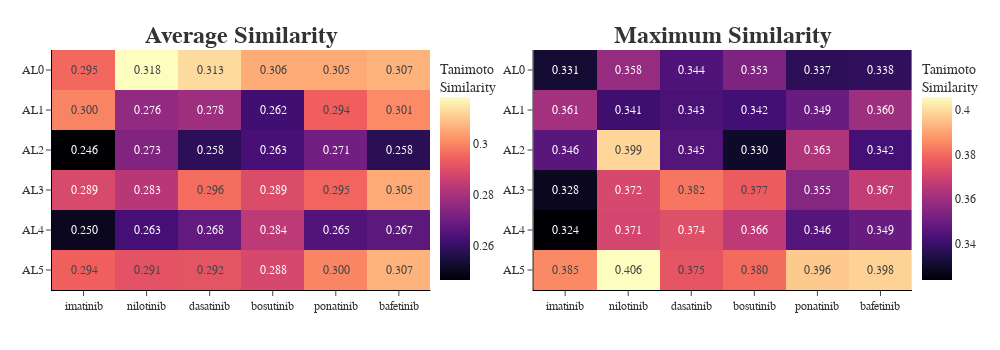

Here is the notebook cell this chart was saved with:
### Code cell


### Figure 1 — Plotly figure (JSON) as saved in the notebook; plotly's stock layout.template omitted (floating-point values rounded to 4 significant figures)
{"data": [{"colorbar": {"len": 1, "title": {"text": "Tanimoto<br>Similarity"}, "x": 0.44}, "colorscale": [[0, "#000004"], [0.1111, "#180f3d"], [0.2222, "#440f76"], [0.3333, "#721f81"], [0.4444, "#9e2f7f"], [0.5556, "#cd4071"], [0.6667, "#f1605d"], [0.7778, "#fd9668"], [0.8889, "#feca8d"], [1, "#fcfdbf"]], "showscale": true, "text": [[0.2941, 0.2912, 0.2915, 0.2883, 0.2999, 0.3067], [0.2499, 0.2625, 0.2678, 0.2837, 0.2648, 0.2667], [0.2888, 0.2827, 0.2962, 0.2894, 0.2949, 0.3055], [0.2463, 0.2728, 0.2582, 0.263, 0.2706, 0.2576], [0.2997, 0.2759, 0.2784, 0.2617, 0.2941, 0.3008], [0.2954, 0.3184, 0.3131, 0.3057, 0.3054, 0.3069]], "texttemplate": "%{text:.3f}", "type": "heatmap", "x": ["imatinib", "nilotinib", "dasatinib", "bosutinib", "ponatinib", "bafetinib"], "xaxis": "x", "y": ["AL5", "AL4", "AL3", "AL2", "AL1", "AL0"], "yaxis": "y", "z": [[0.2941, 0.2912, 0.2915, 0.2883, 0.2999, 0.3067], [0.2499, 0.2625, 0.2678, 0.2837, 0.2648, 0.2667], [0.2888, 0.2827, 0.2962, 0.2894, 0.2949, 0.3055], [0.2463, 0.2728, 0.2582, 0.263, 0.2706, 0.2576], [0.2997, 0.2759, 0.2784, 0.2617, 0.2941, 0.3008], [0.2954, 0.3184, 0.3131, 0.3057, 0.3054, 0.3069]], "zmax": 0.3184, "zmin": 0.2463}, {"colorbar": {"len": 1, "title": {"text": "Tanimoto<br>Similarity"}, "x": 1}, "colorscale": [[0, "#000004"], [0.1111, "#180f3d"], [0.2222, "#440f76"], [0.3333, "#721f81"], [0.4444, "#9e2f7f"], [0.5556, "#cd4071"], [0.6667, "#f1605d"], [0.7778, "#fd9668"], [0.8889, "#feca8d"], [1, "#fcfdbf"]], "showscale": true, "text": [[0.3853, 0.4056, 0.3752, 0.3801, 0.3964, 0.3978], [0.324, 0.3711, 0.3735, 0.3662, 0.3455, 0.3493], [0.3281, 0.3715, 0.382, 0.3769, 0.3552, 0.3673], [0.3462, 0.3987, 0.3453, 0.33, 0.3634, 0.3424], [0.3613, 0.3411, 0.3432, 0.3418, 0.3494, 0.3601], [0.3314, 0.3584, 0.3444, 0.3535, 0.3372, 0.3381]], "texttemplate": "%{text:.3f}", "type": "heatmap", "x": ["imatinib", "nilotinib", "dasatinib", "bosutinib", "ponatinib", "bafetinib"], "xaxis": "x2", "y": ["AL5", "AL4", "AL3", "AL2", "AL1", "AL0"], "yaxis": "y2", "z": [[0.3853, 0.4056, 0.3752, 0.3801, 0.3964, 0.3978], [0.324, 0.3711, 0.3735, 0.3662, 0.3455, 0.3493], [0.3281, 0.3715, 0.382, 0.3769, 0.3552, 0.3673], [0.3462, 0.3987, 0.3453, 0.33, 0.3634, 0.3424], [0.3613, 0.3411, 0.3432, 0.3418, 0.3494, 0.3601], [0.3314, 0.3584, 0.3444, 0.3535, 0.3372, 0.3381]], "zmax": 0.4056, "zmin": 0.324}], "layout": {"annotations": [{"font": {"color": "#333333", "family": "Helvetica", "size": 24}, "showarrow": false, "text": "<b>Average Similarity</b>", "x": 0.22, "xanchor": "center", "xref": "paper", "y": 1, "yanchor": "bottom", "yref": "paper"}, {"font": {"color": "#333333", "family": "Helvetica", "size": 24}, "showarrow": false, "text": "<b>Maximum Similarity</b>", "x": 0.78, "xanchor": "center", "xref": "paper", "y": 1, "yanchor": "bottom", "yref": "paper"}], "font": {"color": "#333333", "family": "Helvetica", "size": 12}, "height": 350, "legend": {"font": {"color": "#333333", "family": "Helvetica", "size": 12}}, "margin": {"b": 50, "l": 50, "r": 50, "t": 50}, "paper_bgcolor": "white", "plot_bgcolor": "white", "showlegend": true, "title": {"font": {"color": "#333333", "family": "Helvetica", "size": 20}, "text": "", "x": 0.5, "xanchor": "center", "y": 0.95, "yanchor": "top"}, "width": 1000, "xaxis": {"anchor": "y", "domain": [0, 0.44], "gridcolor": "#e2e2e2", "gridwidth": 1, "linecolor": "#000000", "linewidth": 1, "mirror": false, "showgrid": false, "showticklabels": true, "side": "bottom", "tickfont": {"color": "#333333", "family": "Helvetica", "size": 12}, "ticklen": 5, "ticks": "outside", "tickwidth": 1, "title": {"font": {"color": "#333333", "family": "Helvetica", "size": 14}, "text": ""}, "zeroline": false}, "xaxis2": {"anchor": "y2", "domain": [0.56, 1], "gridcolor": "#e2e2e2", "gridwidth": 1, "linecolor": "#000000", "linewidth": 1, "mirror": false, "showgrid": false, "showticklabels": true, "side": "bottom", "tickfont": {"color": "#333333", "family": "Helvetica", "size": 12}, "ticklen": 5, "ticks": "outside", "tickwidth": 1, "title": {"font": {"color": "#333333", "family": "Helvetica", "size": 14}, "text": ""}, "zeroline": false}, "yaxis": {"anchor": "x", "domain": [0, 1], "gridcolor": "#e2e2e2", "gridwidth": 1, "linecolor": "#000000", "linewidth": 1, "mirror": false, "showgrid": false, "showticklabels": true, "tickfont": {"color": "#333333", "family": "Helvetica", "size": 12}, "ticklen": 5, "ticks": "outside", "tickwidth": 1, "title": {"font": {"color": "#333333", "family": "Helvetica", "size": 14}, "standoff": 0, "text": ""}, "zeroline": false}, "yaxis2": {"anchor": "x2", "domain": [0, 1], "gridcolor": "#e2e2e2", "gridwidth": 1, "linecolor": "#000000", "linewidth": 1, "mirror": false, "showgrid": false, "showticklabels": true, "tickfont": {"color": "#333333", "family": "Helvetica", "size": 12}, "ticklen": 5, "ticks": "outside", "tickwidth": 1, "title": {"font": {"color": "#333333", "family": "Helvetica", "size": 14}, "standoff": 0, "text": ""}, "zeroline": false}}}
